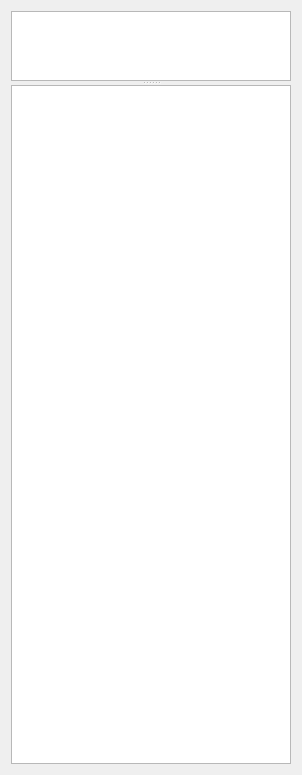
<?xml version="1.0" encoding="UTF-8"?>
<ui version="4.0">
 <class>AmmoCountWidget</class>
 <widget class="QWidget" name="AmmoCountWidget">
  <property name="geometry">
   <rect>
    <x>0</x>
    <y>0</y>
    <width>302</width>
    <height>775</height>
   </rect>
  </property>
  <property name="windowTitle">
   <string>Form</string>
  </property>
  <layout class="QVBoxLayout" name="verticalLayout">
   <item>
    <widget class="QSplitter" name="splitter">
     <property name="orientation">
      <enum>Qt::Vertical</enum>
     </property>
     <widget class="QTableView" name="ammoTableView">
      <property name="font">
       <font>
        <pointsize>12</pointsize>
       </font>
      </property>
      <property name="horizontalScrollBarPolicy">
       <enum>Qt::ScrollBarAlwaysOff</enum>
      </property>
      <property name="sizeAdjustPolicy">
       <enum>QAbstractScrollArea::AdjustToContents</enum>
      </property>
      <property name="alternatingRowColors">
       <bool>false</bool>
      </property>
      <property name="selectionMode">
       <enum>QAbstractItemView::SingleSelection</enum>
      </property>
      <property name="selectionBehavior">
       <enum>QAbstractItemView::SelectRows</enum>
      </property>
      <property name="showGrid">
       <bool>false</bool>
      </property>
      <property name="cornerButtonEnabled">
       <bool>false</bool>
      </property>
      <attribute name="horizontalHeaderVisible">
       <bool>false</bool>
      </attribute>
      <attribute name="horizontalHeaderHighlightSections">
       <bool>false</bool>
      </attribute>
      <attribute name="verticalHeaderVisible">
       <bool>false</bool>
      </attribute>
      <attribute name="verticalHeaderHighlightSections">
       <bool>false</bool>
      </attribute>
     </widget>
     <widget class="QTableView" name="ammoList">
      <property name="minimumSize">
       <size>
        <width>200</width>
        <height>0</height>
       </size>
      </property>
      <property name="font">
       <font>
        <family>Consolas</family>
        <pointsize>12</pointsize>
        <weight>50</weight>
        <bold>false</bold>
       </font>
      </property>
      <property name="editTriggers">
       <set>QAbstractItemView::NoEditTriggers</set>
      </property>
      <property name="showDropIndicator" stdset="0">
       <bool>false</bool>
      </property>
      <property name="dragDropOverwriteMode">
       <bool>false</bool>
      </property>
      <property name="selectionMode">
       <enum>QAbstractItemView::SingleSelection</enum>
      </property>
      <property name="selectionBehavior">
       <enum>QAbstractItemView::SelectRows</enum>
      </property>
      <property name="showGrid">
       <bool>false</bool>
      </property>
      <attribute name="horizontalHeaderVisible">
       <bool>false</bool>
      </attribute>
      <attribute name="horizontalHeaderStretchLastSection">
       <bool>true</bool>
      </attribute>
      <attribute name="verticalHeaderVisible">
       <bool>false</bool>
      </attribute>
      <attribute name="verticalHeaderDefaultSectionSize">
       <number>22</number>
      </attribute>
      <attribute name="verticalHeaderMinimumSectionSize">
       <number>22</number>
      </attribute>
     </widget>
    </widget>
   </item>
  </layout>
 </widget>
 <resources/>
 <connections/>
</ui>
